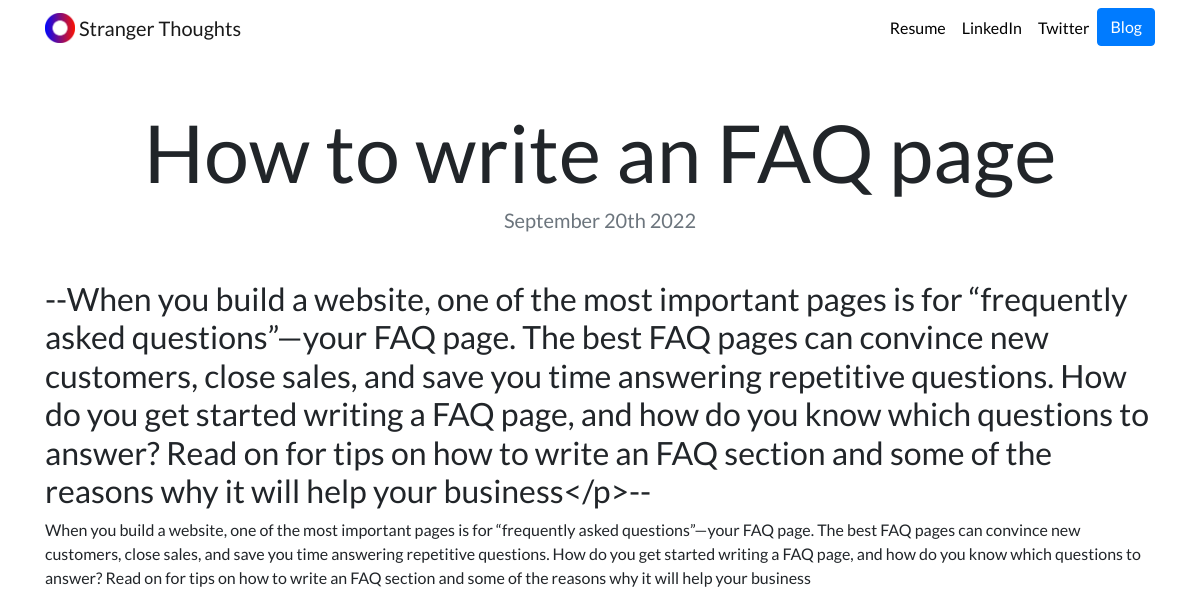
The app's page /blog/2/ with its own data.
### blog/models.py (models this page shows)
class Blog(models.Model):
    title = models.CharField(max_length=200)
    description = models.TextField()
    image = models.ImageField(upload_to='portfolio/images/')
    date = models.DateField()

### blog/views.py (the view)
# urls.py: path('<int:blog_id>/', views.detail, name='detail'),
def detail(request, blog_id):
    blog = get_object_or_404(Blog, pk=blog_id)
    return render(request, 'blog/detail.html',{'blog':blog})

### blog/templates/blog/detail.html
{% extends "portfolio/base.html" %}
{% load static %}
{% block content %}
<h1  class="text-center mt-5" id="blogdetailtitle">{{  blog.title }}</h1>
<h5 class="text-center text-muted mb-5">{{ blog.date|date:'F jS Y' }}</h5>
<h2>--{{  blog.description }}--</h2>
{{ blog.description|safe }}
{% endblock %}

### portfolio/static/portfolio/custom.css (style rules this page uses)
body { font-family: 'Lato', sans-serif; }
@media (min-width: 992px) { #blogdetailtitle { font-size: 5rem; } }

### records on screen
Blog: title "How to write an FAQ page", date "September 20th 2022", description "When you build a website, one of the most important pages is for “frequently asked questions”—your FAQ page. The best FAQ pages can convince new customers, close sales, and save you time answering repetitive questions. How do you get started writing a FAQ page, and how do you know which questions to answer? Read on for tips on how to write an FAQ section and some of the reasons why it will help your business</p>", description "When you build a website, one of the most important pages is for “frequently asked questions”—your FAQ page. The best FAQ pages can convince new customers, close sales, and save you time answering repetitive questions. How do you get started writing a FAQ page, and how do you know which questions to answer? Read on for tips on how to write an FAQ section and some of the reasons why it will help your business"
